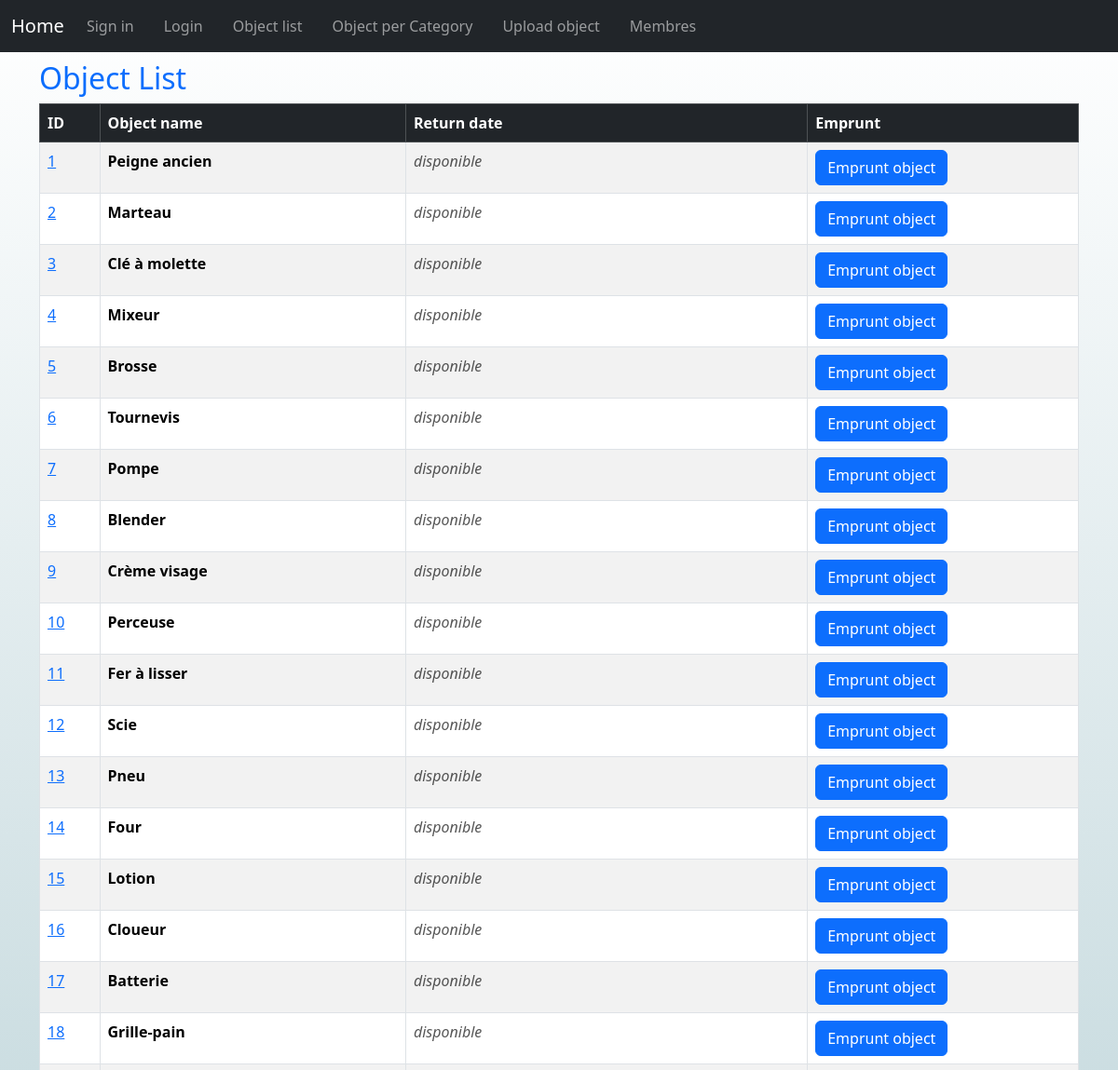
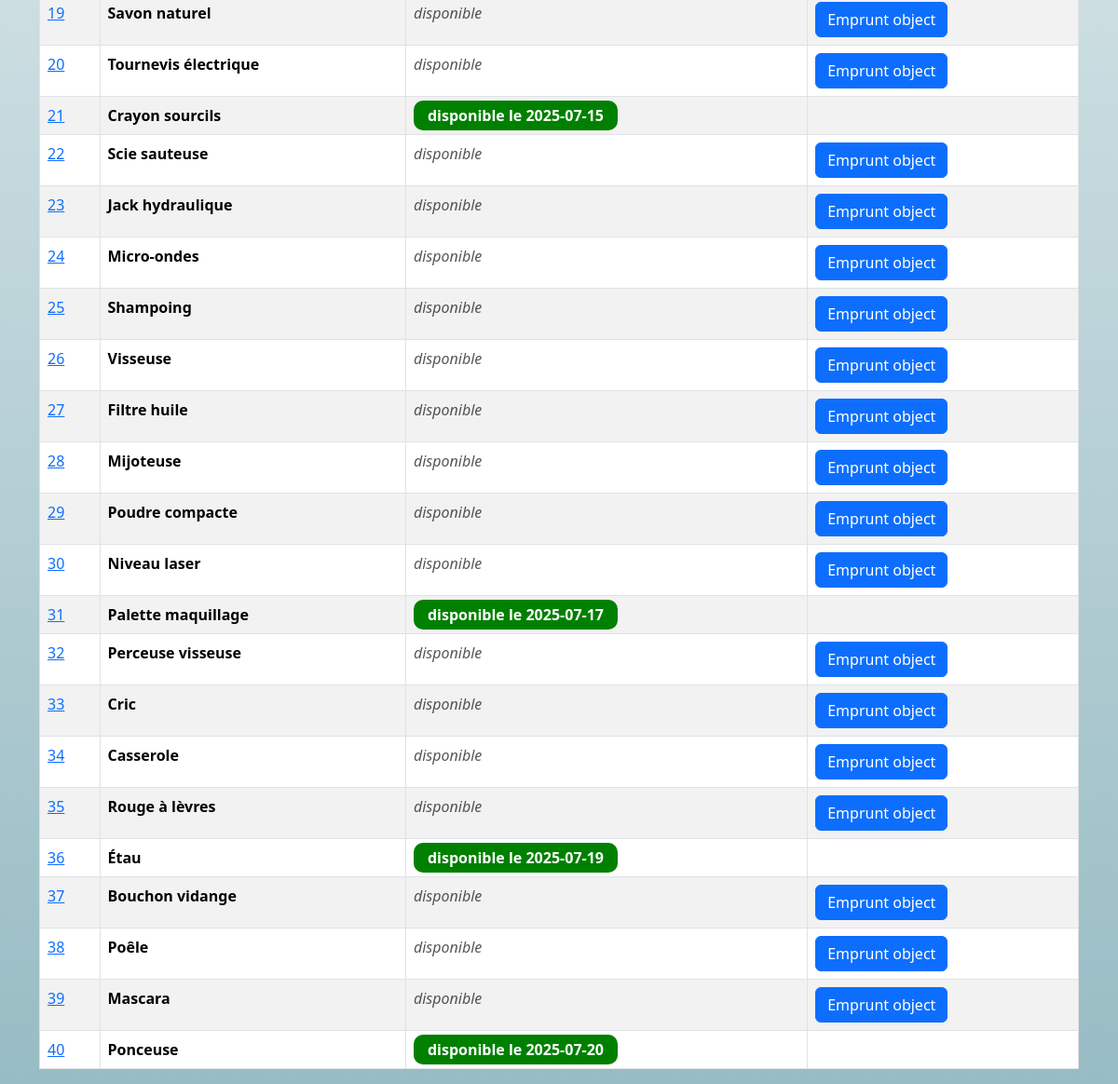
The page /pages/model.php?page=object_list.php on the database its author committed (2 pictures, top to bottom).
### tables this page shows
create table fn_objet (
    id_objet int auto_increment primary key,
    nom_objet varchar (100),
    id_categorie int,
    id_membre int,
    Constraint fk_categorie_objet foreign key (id_categorie) references fn_categorie_objet(id_categorie),
    Constraint fk_membre_objet foreign key (id_membre) references fn_membre(id_membre)
);

create table fn_emprunt (
    id_emprunt int auto_increment primary key,
    id_objet int,
    id_membre int,
    date_emprunt date,
    date_retour date,
    Constraint fk_objet_emprunt foreign key (id_objet) references fn_objet(id_objet),
    Constraint fk_membre_emprunt foreign key (id_membre) references fn_membre(id_membre)
);

### inc/function.php (called while the page is built, shortened)
<?php
    require('connexion.php');
    require("gen_function.php");
    function navigation_link($value)
    {
        $link = 'model.php?';
        for ($i = 0; $i < count($value); $i++)
        {
            $link = $link . $value[$i]['key'] . '=' . $value[$i]['value'];
        }
        return $link;
    }
    function get_current_emprunt($id_object)
    {
        $sql = 'SELECT * FROM fn_emprunt WHERE id_objet = "%s" and date_retour > curdate()';
        $sql = sprintf($sql, $id_object);
        $result = one_query($sql);
        return $result;
    }
?>

### inc/gen_function.php (called while the page is built, shortened)
<?php
    function select_table($table, $condition, $other_condition)
    {
        $sql = 'SELECT * FROM %s ';
        $sql = sprintf($sql, $table);
        $result = array_query($sql);
        return $result;
    }
    function array_query($sql)
    {
        $query = mysqli_query(dbconnect(), $sql);
        $result = array();
        while ($row = mysqli_fetch_assoc($query)) {
            $result[] = $row;
        }
        return $result;
    }
    function one_query($sql)
    {
        $query = mysqli_query(dbconnect(), $sql);
        $result = mysqli_fetch_assoc($query);
        return $result;
    }
?>

### inc/connexion.php (called while the page is built, shortened)
<?php
function dbconnect()
{
    static $connect = null;
    if($connect === null)
    {
        $connect = mysqli_connect('localhost', 'root', '', 'final_exam');
        mysqli_set_charset($connect, 'utf8mb4');
    }
    return $connect;
}

### pages/object_list.php (the view, shortened to what this page needs)
<?php
    $list_objet = select_table("fn_objet", null, null)
?>
<section>
    <h2 class="text-primary">Object List</h2>
    <div class="table-responsive">
        <table class="table table-hover table-bordered table-striped">
            <thead>
                <tr class="table-dark">
                    <th>ID</th>
                    <th scope="col">Object name</th>
                    <th scope="col">Return date</th>
                    <th scope="col">Emprunt</th>
                </tr>
            </thead>
            <tbody>
                <?php foreach($list_objet as $objet) { ?>
                    <?php $current_emprunt = get_current_emprunt($objet['id_objet']) ?>
                    <tr>
                        <td><a href="model.php?page=fiche.php&id=<?= $objet['id_objet'] ?>"> <?= $objet['id_objet'] ?></a></td>
                        <th scope="row"><?= $objet['nom_objet'] ?></th>
                        <td>
                            <?php if($current_emprunt != null) { ?>
                                <span class="green m-auto">
                                    disponible le <?= $current_emprunt['date_retour'] ?>
                                </span>
                            <?php } else { ?>
                                <span class="grisee">
                                    disponible
                                </span>
                            <?php } ?>
                        </td>
                        <td>
                            <?php if($current_emprunt != null) { ?>
                            <?php } else { ?>
                                <button type="button" class="btn btn-primary" data-bs-toggle="modal" data-bs-target="#addDayNumber">
                                    Emprunt object
                                </button>
                            <?php } ?>
                        </td>
                    </tr>
                <?php } ?>
            </tbody>
        </table>
    </div>
</section>

### pages/model.php (shortened to what this page needs)
<?php
    require('../inc/function.php');
    $pg='';
?>
<!DOCTYPE html>
<html lang="en">
<head>
    <link href="../assets/bootstrap/css/bootstrap.min.css" rel="stylesheet">
    <link rel="stylesheet" href="../assets/css/styles.css">
</head>
<body class="body_<?= $pg ?>">
    <header class="fixed-top header" style="z-index:100;">
        <?php $current_page = $_GET['page'] ?>
        <?php include("../inc/header.php") ?>
    </header>
    <main class="container">
        <?php
            if (isset($_GET['page']))
            {
                $page = $_GET['page'];
                include("$page");
            }
        ?>
    </main>
</body>
</html>

### inc/header.php (shortened to what this page needs)
<?php
    $value = array();
    $value[] = array('key' => 'page', 'value' => null);
    $page_index = get_index($value, "page");
?>
<nav class="navbar navbar-expand-lg bg-dark vw-100" data-bs-theme="dark">
    <div class="container-fluid">
        <?php if ($current_page == "login.php" || $current_page == "inscription.php") { ?>
            <a class="navbar-brand" href="#">Home</a>
        <?php } else { ?>
            <?php $value[$page_index]["value"] = "home.php"; ?>
            <a class="navbar-brand" href="<?= navigation_link($value) ?>">Home</a>
        <?php } ?>
        <div class="collapse navbar-collapse" id="navbarSupportedContent">
            <ul class="navbar-nav me-auto gap-3 mb-2 mb-lg-0">
                <li class="nav-item">
                    <?php $value[$page_index]["value"] = "inscription.php"; ?>
                    <a class="nav-link" aria-current="page" href="<?= navigation_link($value) ?>">Sign in</a>
                </li>
                <li class="nav-item">
                    <?php $value[$page_index]["value"] = "login.php"; ?>
                    <a class="nav-link" href="<?= navigation_link($value) ?>">Login</a>
                </li>
                <?php if ($current_page == "login.php" || $current_page == "inscription.php") { ?>
                <?php } else { ?>
                    <li class="nav-item">
                        <?php $value[$page_index]["value"] = "object_list.php"; ?>
                        <a class="nav-link" aria-current="page" href="<?= navigation_link($value) ?>">Object list</a>
                    </li>
                    <li class="nav-item">
                        <?php $value[$page_index]["value"] = "filtre.php"; ?>
                        <a class="nav-link" aria-current="page" href="<?= navigation_link($value) ?>">Object per Category</a>
                    </li>
                    <li class="nav-item">
                        <?php $value[$page_index]["value"] = "upload_object.php"; ?>
                        <a class="nav-link" aria-current="page" href="<?= navigation_link($value) ?>">Upload object</a>
                    </li>
                    <li class="nav-item">
                        <?php $value[$page_index]["value"] = "fiche_membre.php"; ?>
                        <a class="nav-link" aria-current="page" href="<?= navigation_link($value) ?>">Membres</a>
                    </li>
                <?php } ?>
            </ul>
        </div>
    </div>
</nav>

### assets/css/styles.css (style rules this page uses)
* { box-sizing: border-box; }
body { margin: 0; padding: 0; min-height: 100vh; background: linear-gradient(rgb(255, 255, 255) , rgb(152, 188, 196)); }
tr { min-height: 35px; }
main { margin-top: 65px; min-height: 90vh; }
.green { background-color: green; color: white; font-weight: bold; padding: 5px 15px 5px 15px; border-radius: 10px; }
.grisee { font-style: italic; color: rgba(0, 0, 0, 0.664); }

### rows shown on the page
fn_objet: id_objet "1", nom_objet "Peigne ancien", shows "disponible", shows "Emprunt object"
fn_objet: id_objet "2", nom_objet "Marteau", shows "disponible", shows "Emprunt object"
fn_objet: id_objet "3", nom_objet "Clé à molette", shows "disponible", shows "Emprunt object"
fn_objet: id_objet "4", nom_objet "Mixeur", shows "disponible", shows "Emprunt object"
fn_objet: id_objet "5", nom_objet "Brosse", shows "disponible", shows "Emprunt object"
fn_objet: id_objet "6", nom_objet "Tournevis", shows "disponible", shows "Emprunt object"
fn_objet: id_objet "7", nom_objet "Pompe", shows "disponible", shows "Emprunt object"
fn_objet: id_objet "8", nom_objet "Blender", shows "disponible", shows "Emprunt object"
fn_objet: id_objet "9", nom_objet "Crème visage", shows "disponible", shows "Emprunt object"
fn_objet: id_objet "10", nom_objet "Perceuse", shows "disponible", shows "Emprunt object"
fn_objet: id_objet "11", nom_objet "Fer à lisser", shows "disponible", shows "Emprunt object"
fn_objet: id_objet "12", nom_objet "Scie", shows "disponible", shows "Emprunt object"
fn_objet: id_objet "13", nom_objet "Pneu", shows "disponible", shows "Emprunt object"
fn_objet: id_objet "14", nom_objet "Four", shows "disponible", shows "Emprunt object"
fn_objet: id_objet "15", nom_objet "Lotion", shows "disponible", shows "Emprunt object"
fn_objet: id_objet "16", nom_objet "Cloueur", shows "disponible", shows "Emprunt object"
fn_objet: id_objet "17", nom_objet "Batterie", shows "disponible", shows "Emprunt object"
fn_objet: id_objet "18", nom_objet "Grille-pain", shows "disponible", shows "Emprunt object"
fn_objet: id_objet "19", nom_objet "Savon naturel", shows "disponible", shows "Emprunt object"
fn_objet: id_objet "20", nom_objet "Tournevis électrique", shows "disponible", shows "Emprunt object"
fn_objet: id_objet "21", nom_objet "Crayon sourcils", fn_emprunt.date_retour "2025-07-15"
fn_objet: id_objet "22", nom_objet "Scie sauteuse", shows "disponible", shows "Emprunt object"
fn_objet: id_objet "23", nom_objet "Jack hydraulique", shows "disponible", shows "Emprunt object"
fn_objet: id_objet "24", nom_objet "Micro-ondes", shows "disponible", shows "Emprunt object"
fn_objet: id_objet "25", nom_objet "Shampoing", shows "disponible", shows "Emprunt object"
fn_objet: id_objet "26", nom_objet "Visseuse", shows "disponible", shows "Emprunt object"
fn_objet: id_objet "27", nom_objet "Filtre huile", shows "disponible", shows "Emprunt object"
fn_objet: id_objet "28", nom_objet "Mijoteuse", shows "disponible", shows "Emprunt object"
fn_objet: id_objet "29", nom_objet "Poudre compacte", shows "disponible", shows "Emprunt object"
fn_objet: id_objet "30", nom_objet "Niveau laser", shows "disponible", shows "Emprunt object"
fn_objet: id_objet "31", nom_objet "Palette maquillage", fn_emprunt.date_retour "2025-07-17"
fn_objet: id_objet "32", nom_objet "Perceuse visseuse", shows "disponible", shows "Emprunt object"
fn_objet: id_objet "33", nom_objet "Cric", shows "disponible", shows "Emprunt object"
fn_objet: id_objet "34", nom_objet "Casserole", shows "disponible", shows "Emprunt object"
fn_objet: id_objet "35", nom_objet "Rouge à lèvres", shows "disponible", shows "Emprunt object"
fn_objet: id_objet "36", nom_objet "Étau", fn_emprunt.date_retour "2025-07-19"
fn_objet: id_objet "37", nom_objet "Bouchon vidange", shows "disponible", shows "Emprunt object"
fn_objet: id_objet "38", nom_objet "Poêle", shows "disponible", shows "Emprunt object"
fn_objet: id_objet "39", nom_objet "Mascara", shows "disponible", shows "Emprunt object"
fn_objet: id_objet "40", nom_objet "Ponceuse", fn_emprunt.date_retour "2025-07-20"
